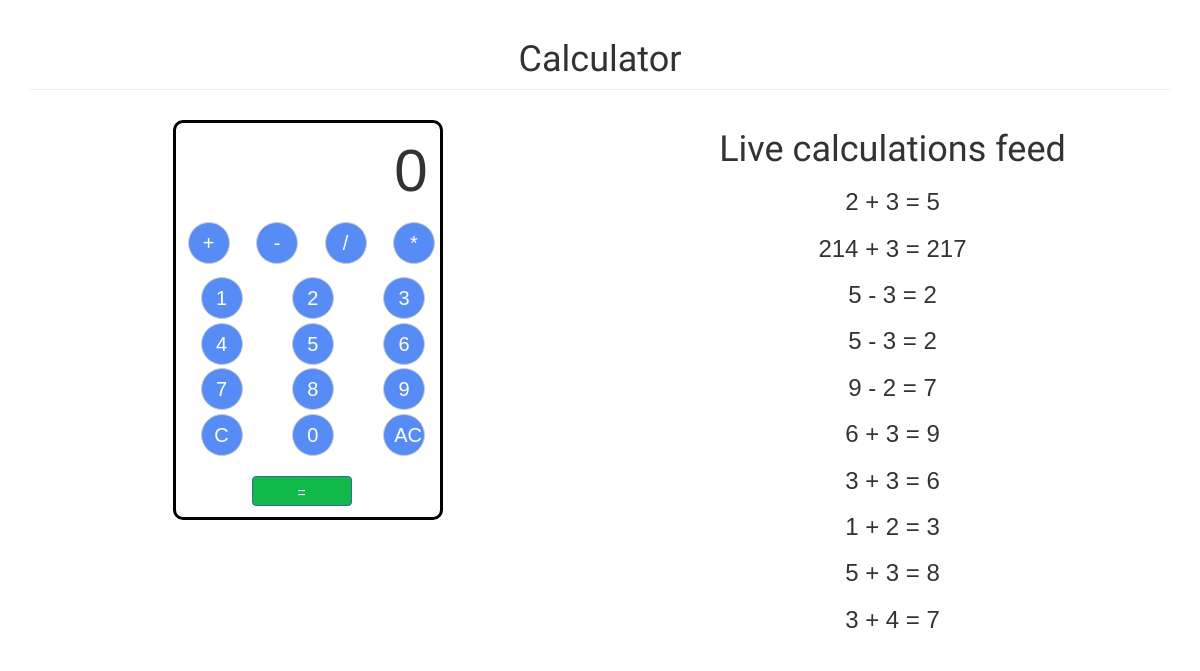
The app's page / (signed in) with its own data.
### calcapp/models.py (models this page shows, shortened)
class Calculations(models.Model):
	calcEntries = models.CharField(max_length=200, blank=False,null=False)
	user = models.ForeignKey(User, blank=True, null=True)
	timestamp = models.DateTimeField(default=timezone.now, db_index=True)

### calcapp/views.py (the view)
# urls.py: url(r'^$', views.querySave, name='querySave'),
@csrf_exempt
def querySave(request):
	context_dict = {}
	if request.method == 'POST':
		queryString = request.POST.get('query_value')
		calcQuery = Calculations.objects.create(calcEntries=queryString)
		return  render(request,'index.html')
	if "no_of_entries" in request.session:
		cal = Calculations.objects.latest('id')
		print cal.id, "dskndfkjnskfnskdfnskndf"
		entries = int(cal.id) - int(request.session['no_of_entries'])
		print entries, "dksdkjsfkns"
		if int(entries) > 10:
			entries = 10
		calcEntries =  Calculations.objects.order_by('-timestamp')[:entries]
		context_dict['queries'] = calcEntries
	else:
		cal = Calculations.objects.latest('id')
		request.session['no_of_entries'] = cal.id
	return  render(request, 'index.html', context_dict)

### calcapp/templates/index.html (shortened to what this page needs)
{% load staticfiles %}
{% load cache %}
<!DOCTYPE html>
<html>
	<head>
		<link rel="stylesheet" href="https://maxcdn.bootstrapcdn.com/bootstrap/3.3.6/css/bootstrap.min.css">
		<link rel="stylesheet" href="{% static "calcapp/css/style.css" %}" />
	</head>
	<body>
		<div class="container">
        <div class="row">
            <div class="col-lg-12">
                <h1 id="headingfont" class="page-header text-center">Calculator
                </h1>
            </div>
        </div>
		<div class="row">
		<div class="col-md-6 portfolio-item">
		<div id="calculator">
			<div id="total">
			</div>
			<div id="operators">
				<div class="row">
				<div class="col-sm-3">
				<a><button type="button" class="btn btn-default btn-sm btn-round">+</button></a></div>
				<div class="col-sm-3"><a><button type="button" class="btn btn-default btn-sm btn-round">-</button></a></div>
				<div class="col-sm-3"><a><button type="button" class="btn btn-default btn-sm btn-round">/</button></a></div>
				<div class="col-sm-3"><a><button type="button" class="btn btn-default btn-sm btn-round">*</button></a></div>
				</div>
			</div>
			<div id="numbers">
			<div class="row">
				<div class="col-sm-4"><a><button type="button" class="btn btn-default btn-sm btn-round">1</button></a></div>
				<div class="col-sm-4"><a><button type="button" class="btn btn-default btn-sm btn-round">2</button></a></div>
				<div class="col-sm-4"><a><button type="button" class="btn btn-default btn-sm btn-round">3</button></a></div>
			</div>
			<div class="row">
				<div class="col-sm-4"><a><button type="button" class="btn btn-default btn-sm btn-round">4</button></a></div>
				<div class="col-sm-4"><a><button type="button" class="btn btn-default btn-sm btn-round">5</button></a></div>
				<div class="col-sm-4"><a><button type="button" class="btn btn-default btn-sm btn-round">6</button></a></div>
			</div>
			<div class="row">
				<div class="col-sm-4"><a><button type="button" class="btn btn-default btn-sm btn-round">7</button></a></div>
				<div class="col-sm-4"><a><button type="button" class="btn btn-default btn-sm btn-round">8</button></a></div>
				<div class="col-sm-4"><a><button type="button" class="btn btn-default btn-sm btn-round">9</button></a></div>
			</div>
			<div class="row">
				<div class="col-sm-4"><a id="clear"><button type="button" class="btn btn-default btn-sm btn-round">C</button></a></div>
				<div class="col-sm-4"><a><button type="button" class="btn btn-default btn-sm btn-round">0</button></a></div>
				<div class="col-sm-3"><a id="clearall"><button type="button" class="btn btn-default btn-sm btn-round">AC</button></a></div>
			</div>
			</div>
			<div class="row">
			<div class="col-sm-12 col-sm-offset-3">
			<a id="equals" class="btn btn-primary equalsign">=</a>
			</div>
			</div>
		</div>
		</div>
		<div class="col-md-6 text-center portfolio-item">
		<div id="livequery">
		<h1 class="text-center">Live calculations feed
                </h1>
		<div id="chatbox" style="font-size: 14pt;">
			{% if queries %}
			{% for query in queries %}
			<p><h3>{{query.calcEntries}}</h3></p>
			{% endfor %}
			{% endif %}
		</div>
		</div>
		</div>
		</div>
		</div>
	</body>
</html>

### calcapp/static/calcapp/css/style.css (style rules this page uses)
body, div, a { padding:0; margin:0; font-family:"Trebuchet MS", Arial, Helvetica, sans-serif; }
#calculator { background-color: #fff; width: 270px; height: 400px; border: 3px black solid; margin: 10px auto; padding: 5px; -moz-border-radius: 10px; -webkit-border-radius: 10px; -khtml-border-radius: 10px; border-radius: 10px; }
#total { height: 70px; width: 250px; margin:0 auto; background-color: #fff; margin-bottom: 15px; text-align: right; font-size: 60px; padding: 0px 5px; }
#operators a { width: 45px; height: 45px; font-size: 39px; padding: 2px; margin: auto; }
#numbers a { width: 50px; height: 50px; font-size: 32px; margin: 15px; }
#numbers, #operators { margin: 5px 5px; }
.btn-round { width: 42px; height: 42px; background: #578cf7; border-radius: 50%; font-size: 20px; text-align: center; color: #fff; }
.equalsign { width: 100px; height: 30px; margin-top: 15px; background: #11b948; }
#headingfont { font-family: 'Pattaya', sans-serif; }
#livequery { font-family: 'Shadows Into Light', cursive; }

### records on screen
Calculations: calcEntries "2 + 3 = 5"
Calculations: calcEntries "214 + 3 = 217"
Calculations: calcEntries "5 - 3 = 2"
Calculations: calcEntries "5 - 3 = 2"
Calculations: calcEntries "9 - 2 = 7"
Calculations: calcEntries "6 + 3 = 9"
Calculations: calcEntries "3 + 3 = 6"
Calculations: calcEntries "1 + 2 = 3"
Calculations: calcEntries "5 + 3 = 8"
Calculations: calcEntries "3 + 4 = 7"
